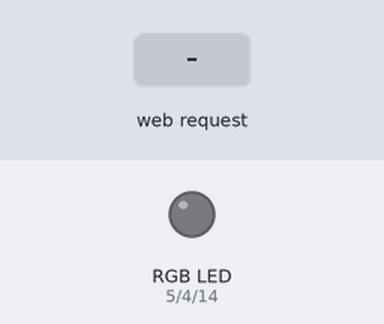
A sketch run on a simulated ESP8266 (NodeMCU). Shown: an RGB LED mixed from three pins (HIGH = lit). The inputs (shaded band) are chosen by the test bench. Dim RGB values are drawn brighter than linear; what the sketch prints to the serial monitor is not drawn.

Above: at 1.2 s.
1.3 s: HTTP request GET /form1?red=1 received
At 2.0 s:
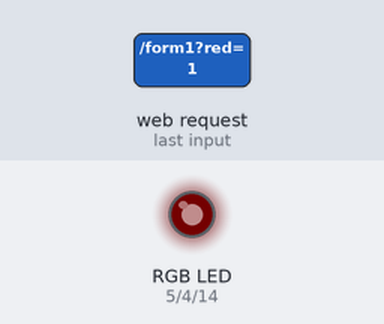
2.8 s: HTTP request GET /form1?red=120 received
At 3.1 s:
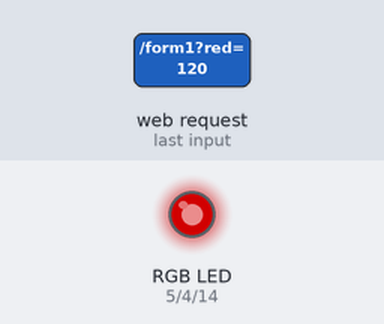
4.3 s: HTTP request GET /form1?green=1 received
At 5.5 s:
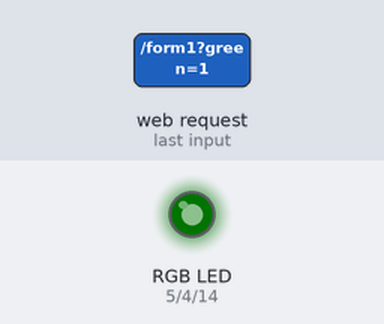
5.8 s: HTTP request GET /form1?green=120 received
At 6.7 s:
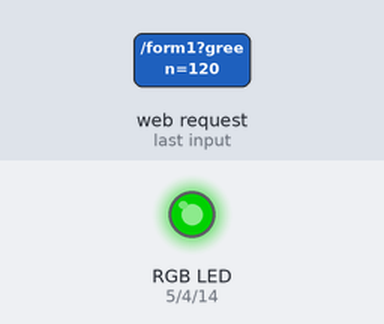
7.3 s: HTTP request GET /form1?blue=1 received
At 7.8 s:
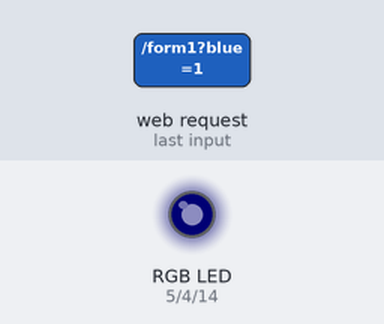
8.8 s: HTTP request GET /form1?blue=120 received
At 10.1 s:
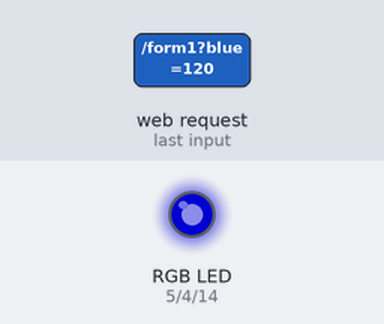
Timing chart, 0 to 11.3 s (numbered marks = the images above; inputs shaded):
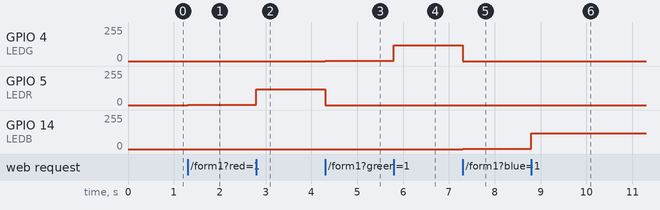

Measured:
- after the input at 1.3 s, GPIO 5 (LEDR): 0/255 → 1/255 at once
- after the input at 2.8 s, GPIO 5 (LEDR): 1/255 → 120/255 at once
- after the input at 4.3 s, GPIO 4 (LEDG): 0/255 → 1/255 at once; GPIO 5 (LEDR): 120/255 → 0/255 at once
- after the input at 5.8 s, GPIO 4 (LEDG): 1/255 → 120/255 at once
- after the input at 7.3 s, GPIO 4 (LEDG): 120/255 → 0/255 at once; GPIO 14 (LEDB): 0/255 → 1/255 at once
- after the input at 8.8 s, GPIO 14 (LEDB): 1/255 → 120/255 at once

The sketch:

WiFiAccessPoint.ino
```cpp
#include <ESP8266WiFi.h>
#include <WiFiClient.h>
#include <ESP8266WebServer.h>
#include <ESP8266mDNS.h>

const char *ssid = "028";
const char *password = "";
ESP8266WebServer server(80);

char led_status[50];
String webSite;

#define LEDR 5
#define LEDG 4
#define LEDB 14

void turnoff(){
  digitalWrite(LEDR, LOW);
  digitalWrite(LEDG, LOW);
  digitalWrite(LEDB, LOW);
}

void buildWeb(){

  webSite += "<!DOCTYPE html>";
  webSite += "<head><meta charset = \"utf-8\">";
  webSite += "<title> NodeMCU 網頁測試 </title>";
  webSite += "<style>";
  webSite += "body{background-color:#D1BBFF; font-family: Arial, Helvetica, Sans-Serif; Color: #000088;}";
  webSite += "div{width:500px; text-align: center; margin: 50 auto;}";
  webSite += "</style>";
  webSite += "</head>";
  webSite += "<body>";
  webSite += "<div>";
  webSite += "<h1>RGB LED Control form</h1>";
  webSite += "<p id=\"ledStatus\">You can select a RGB LED color ...</p>";
  webSite += "<form action=\"form1\">";
  webSite += "Color Red<input type=\"text\" id=\"red\" name=\"red\"><br>";
  webSite += "Color Green<input type=\"text\" id=\"green\" name=\"green\"><br>";
  webSite += "Color blue<input type=\"text\" id=\"blue\" name=\"blue\"><br><br>";
  webSite += "<input type=\"submit\" value=\"submit\"></form>";
  webSite += "</div>";
  webSite += "</body></html>";
}

void handleRoot(){
  server.send(200,"text/html",webSite);
}

void handleLEDStatus(){
int red_color = server.arg("red").toInt();
  int green_color = server.arg("green").toInt();
  int blue_color = server.arg("blue").toInt();

  analogWrite(LEDR,red_color);
  analogWrite(LEDG,green_color);
  analogWrite(LEDB,blue_color);

  server.send(200,"text/html",webSite);

}

void handleNotFound(){
  server.send(404,"text/html","404 Error!");
}

void setup() {
  // put your setup code here, to run once:
  pinMode(LEDR, OUTPUT);
  pinMode(LEDG, OUTPUT);
  pinMode(LEDB, OUTPUT);
  turnoff();
  buildWeb();
  WiFi.softAP(ssid,password);
  IPAddress myIP = WiFi.softAPIP();
  Serial.println(myIP);
  server.on("/",handleRoot);
  server.on("/form1",handleLEDStatus);
  server.onNotFound(handleNotFound);
  server.begin();
}
void loop() {
  // put your main code here, to run repeatedly:
  server.handleClient();
}
```
